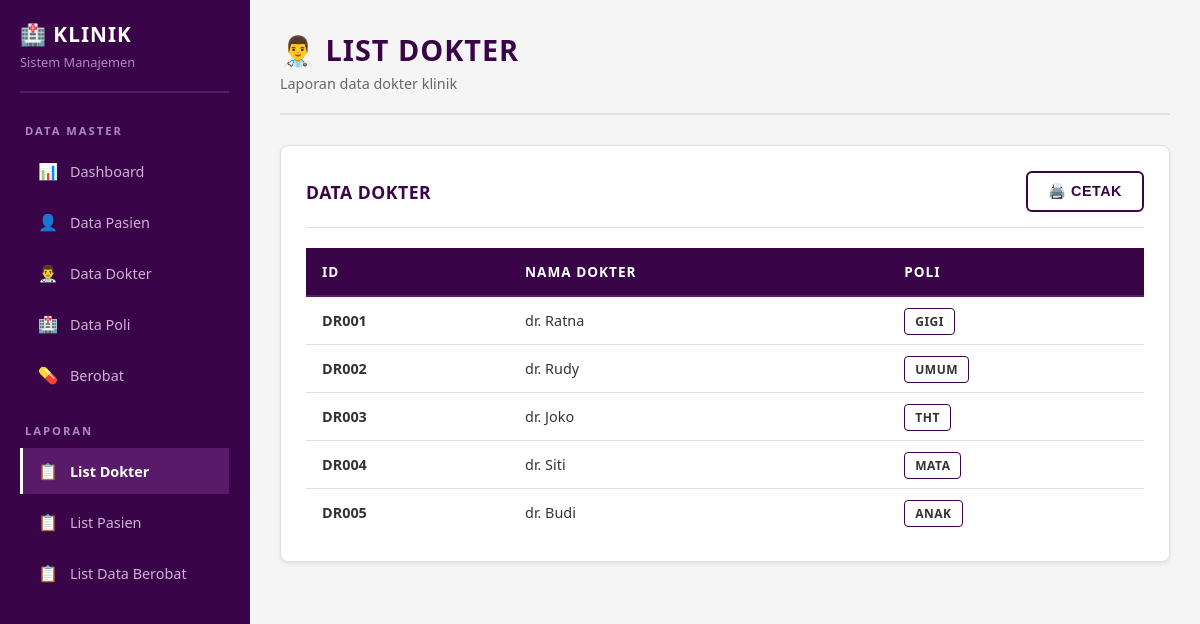
Page /list_dokter.php on the committed database.
### tables this page shows
CREATE TABLE Dokter (
    Dokter_ID VARCHAR(10) PRIMARY KEY,
    Nama_Dokter VARCHAR(100) NOT NULL,
    Poli_ID VARCHAR(10),
    FOREIGN KEY (Poli_ID) REFERENCES Poli(Poli_ID)
);

CREATE TABLE Poli (
    Poli_ID VARCHAR(10) PRIMARY KEY,
    Nama_Poli VARCHAR(50) NOT NULL
);

### list_dokter.php (the view, shortened to what this page needs)
<?php
include 'koneksi.php';
$query = "SELECT d.*, p.Nama_Poli FROM Dokter d LEFT JOIN Poli p ON d.Poli_ID = p.Poli_ID ORDER BY d.Dokter_ID";
$result = mysqli_query($conn, $query);
?>
<!DOCTYPE html>
<html lang="id">
<head>
    <link rel="stylesheet" href="sidebar.css">
</head>
<body>
    <?php include 'sidebar.php'; ?>
    <div class="main-content">
        <div class="page-header">
            <h1>👨‍⚕️ List Dokter</h1>
            <p>Laporan data dokter klinik</p>
        </div>
        <div class="content-card">
            <div class="card-header">
                <h3>Data Dokter</h3>
                <button onclick="window.print()" class="btn">🖨️ Cetak</button>
            </div>
            <table>
                <thead>
                    <tr>
                        <th>ID</th>
                        <th>Nama Dokter</th>
                        <th>Poli</th>
                    </tr>
                </thead>
                <tbody>
                    <?php
                    if (mysqli_num_rows($result) > 0) {
                        while ($row = mysqli_fetch_assoc($result)) {
                            ?>
                            <tr>
                                <td><strong><?php echo $row['Dokter_ID']; ?></strong></td>
                                <td><?php echo $row['Nama_Dokter']; ?></td>
                                <td><span class="badge"><?php echo $row['Nama_Poli']; ?></span></td>
                            </tr>
                            <?php
                        }
                    }
                    ?>
                </tbody>
            </table>
        </div>
    </div>
</body>
</html>

### sidebar.css (style rules this page uses)
* { margin: 0; padding: 0; box-sizing: border-box; }
body { font-family: 'Segoe UI', Tahoma, Geneva, Verdana, sans-serif; background: #f5f5f5; color: #333333; display: flex; min-height: 100vh; }
.main-content { margin-left: 250px; flex: 1; padding: 30px; background: #f5f5f5; }
.page-header { margin-bottom: 30px; padding-bottom: 20px; border-bottom: 2px solid #e0e0e0; }
.page-header h1 { color: #3a0448; font-size: 1.8rem; margin-bottom: 5px; font-weight: 700; text-transform: uppercase; letter-spacing: 1px; }
.page-header p { color: #666666; font-size: 0.9rem; font-weight: 400; }
.content-card { background: #ffffff; border: 1px solid #e0e0e0; padding: 25px; margin-bottom: 25px; border-radius: 8px; box-shadow: 0 2px 4px rgba(0,0,0,0.08); }
.card-header { display: flex; justify-content: space-between; align-items: center; margin-bottom: 20px; padding-bottom: 15px; border-bottom: 1px solid #e0e0e0; }
.card-header h3 { color: #3a0448; font-size: 1.1rem; font-weight: 600; text-transform: uppercase; letter-spacing: 0.5px; }
table { width: 100%; border-collapse: collapse; }
thead { background: #3a0448; }
th { color: #ffffff; font-weight: 700; padding: 14px 16px; text-align: left; font-size: 0.85rem; text-transform: uppercase; letter-spacing: 1px; border-bottom: 2px solid #5a1a6a; }
td { padding: 14px 16px; border-bottom: 1px solid #e0e0e0; color: #333333; font-size: 0.9rem; }
tr:last-child td { border-bottom: none; }
.btn { padding: 10px 20px; border: 2px solid #3a0448; background: transparent; color: #3a0448; border-radius: 6px; cursor: pointer; font-weight: 600; font-size: 0.9rem; transition: all 0.2s ease; text-decoration: none; display: inline-flex; align-items: center; gap: 8px; text-transform: uppercase; letter-spacing: 0.5px; }
.badge { padding: 4px 10px; border: 1px solid #3a0448; font-size: 0.75rem; font-weight: 600; text-transform: uppercase; letter-spacing: 0.5px; border-radius: 4px; }

### rows in the picture
dokter: Dokter_ID "DR001", Nama_Dokter "dr. Ratna", Poli_ID.Nama_Poli "GIGI"
dokter: Dokter_ID "DR002", Nama_Dokter "dr. Rudy", Poli_ID.Nama_Poli "UMUM"
dokter: Dokter_ID "DR003", Nama_Dokter "dr. Joko", Poli_ID.Nama_Poli "THT"
dokter: Dokter_ID "DR004", Nama_Dokter "dr. Siti", Poli_ID.Nama_Poli "MATA"
dokter: Dokter_ID "DR005", Nama_Dokter "dr. Budi", Poli_ID.Nama_Poli "ANAK"
